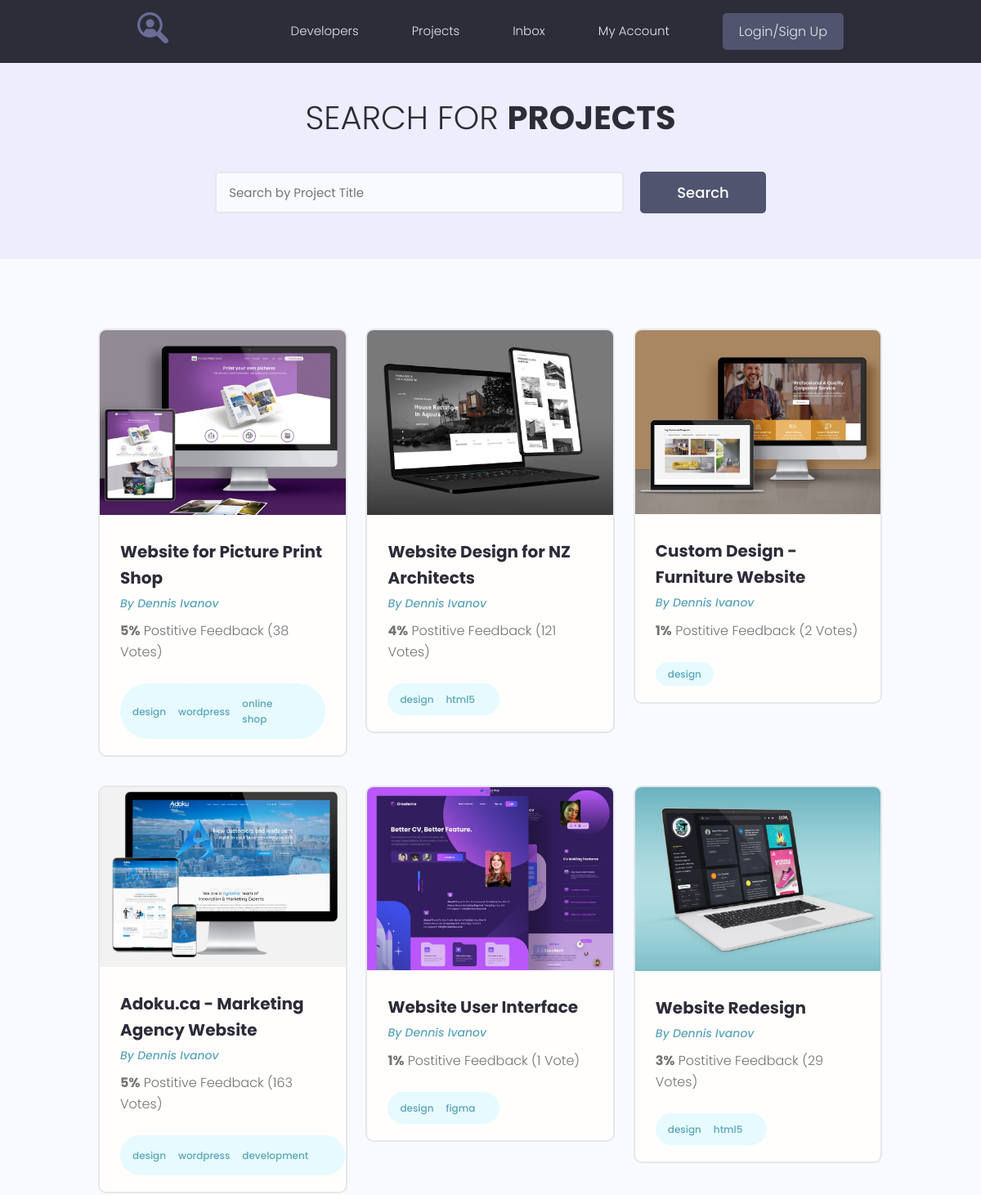
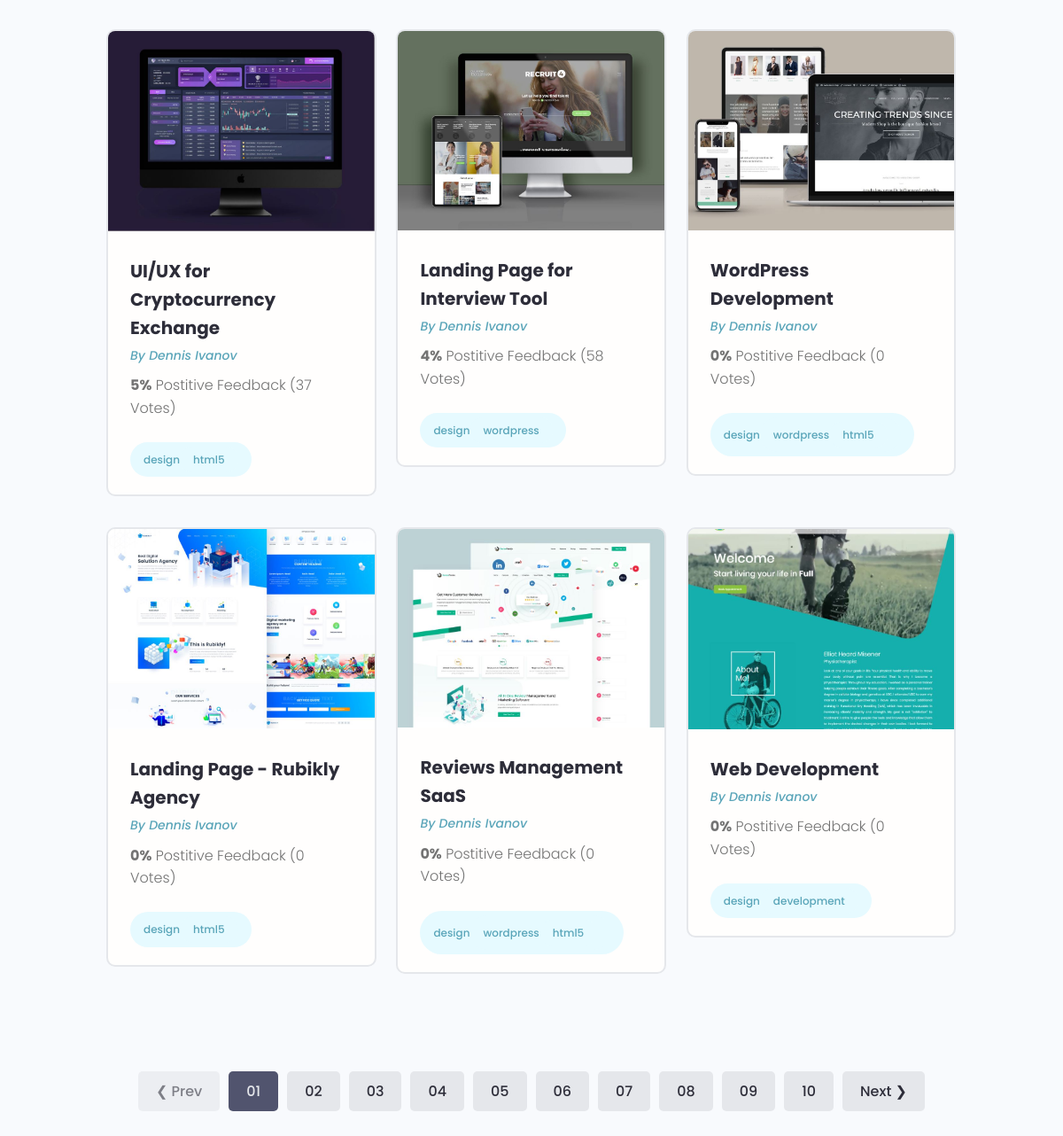
/projects/, run on the app's committed database (2 pictures, top to bottom).
### projects/models.py (models this page shows, shortened)
class Project(models.Model):
    owner = models.ForeignKey(Profile, on_delete=models.SET_NULL, null=True, blank=True)
    title = models.CharField(max_length=200)
    description = models.TextField(blank=True)
    featured_image = models.ImageField(upload_to="projects/%Y/%m/%d/", default="default.jpg")
    demo_link = models.CharField(max_length=2000, blank=True)
    source_link = models.CharField(max_length=2000, blank=True)
    tags = models.ManyToManyField('Tag', blank=True)
    vote_total = models.IntegerField(default=0)
    vote_rating = models.IntegerField(default=0)
    created = models.DateTimeField(auto_now_add=True)

class Tag(models.Model):
    name = models.CharField(max_length=200)
    created = models.DateTimeField(auto_now_add=True)
    def __str__(self):
        return self.name

### projects/views.py (the view)
# urls.py: path('projects/', include('projects.urls')),
def projects(request):
    pr = Project.objects.all()
    context = {
        'projects': pr
    }
    return render(request, 'projects/projects.html', context)

### projects/templates/projects/projects.html (shortened to what this page needs)
{% extends 'projects/base.html' %}
{% block content %}
  <main class="projects">
    <section class="hero-section text-center">
      <div class="container container--narrow">
        <div class="hero-section__box">
          <h2>Search for <span>Projects</span></h2>
        </div>
        <div class="hero-section__search">
          <form class="form" action="#" method="get">
            <div class="form__field">
              <input class="input input--text" id="formInput#search" type="text" name="text"
                placeholder="Search by Project Title" />
            </div>
            <input class="btn btn--sub btn--lg" type="submit" value="Search" />
          </form>
        </div>
      </div>
    </section>
    <section class="projectsList">
      <div class="container">
        <div class="grid grid--three">
          {% for project in projects %}
          <div class="column">
            <div class="card project">
              <a href="single-project.html" class="project">
                <img class="project__thumbnail" src="{{ project.featured_image.url }}" alt="project thumbnail" />
                <div class="card__body">
                  <h3 class="project__title">{{ project.title }}</h3>
                  <p><a class="project__author" href="profile.html">By Dennis Ivanov</a></p>
                  <p class="project--rating">
                    <span style="font-weight: bold;">{{ project.vote_rating }}%</span> Postitive
                    Feedback ({{ project.vote_total }} Vote{{ project.vote_total|pluralize:"s" }})
                  </p>
                  <div class="project__tags">
                    {% for tag in project.tags.all %}
                    <span class="tag tag--pill tag--main">
                      <small>{{ tag }}</small>
                      {% endfor %}
                    </span>
                  </div>
                </div>
              </a>
            </div>
          </div>
          {% endfor %}
        </div>
      </div>
    </section>
    <div class="pagination">
      <ul class="container">
        <li><a href="#" class="btn btn--disabled">&#10094; Prev</a></li>
        <li><a href="#" class="btn btn--sub">01</a></li>
        <li><a href="#" class="btn">02</a></li>
        <li><a href="#" class="btn">03</a></li>
        <li><a href="#" class="btn">04</a></li>
        <li><a href="#" class="btn">05</a></li>
        <li><a href="#" class="btn">06</a></li>
        <li><a href="#" class="btn">07</a></li>
        <li><a href="#" class="btn">08</a></li>
        <li><a href="#" class="btn">09</a></li>
        <li><a href="#" class="btn">10</a></li>
        <li><a href="#" class="btn">Next &#10095;</a></li>
      </ul>
    </div>
  </main>
{% endblock %}

### projects/static/styles/app.css (style rules this page uses)
:root { --color-sub: #2d2d39; }
.btn--sub { background-color: var(--color-sub-light); }
.card { border: 2px solid var(--color-light); }
img { width: 100%; }
.hero-section { height: 40vh; display: flex; align-items: center; background-color: var(--color-sub); }
.hero-section__box { margin-bottom: 4rem; }
.hero-section__box > h2, .hero-section__box > h2 > span { font-size: 4rem; color: var(--color-light); line-height: 1.3; text-transform: uppercase; }
.hero-section__box > h2 { font-weight: 300; }
.hero-section__box > h2 > span { font-weight: 700; }
.hero-section__search > .form { display: flex; align-items: center; justify-content: center; gap: 2rem; }
.hero-section__search > .form input.input--text { width: 50rem; }
.pagination { margin-top: 8rem; margin-bottom: 10rem; }
.pagination > ul { flex-wrap: wrap; list-style: none; display: flex; align-items: center; justify-content: center; gap: 1rem; }
.pagination .btn { color: var(--color-sub); }
.pagination .btn.btn--sub { color: var(--color-light); }
.project__author { font-size: 1.4rem; font-style: italic; }
.project--rating { margin-bottom: 1.6em; margin-top: .5em; }
.projects > .hero-section { background: var(--color-sub-lighter); height: 30vh; }
.projects .hero-section__box { margin-bottom: 2.5rem; }
.projects .hero-section__box > h2 { color: var(--color-sub); }
.projects .hero-section__box > h2 > span { font-weight: 700; color: var(--color-sub); }
.projectsList { margin-top: 8rem; }
.project__thumbnail { object-fit: cover; object-position: top center; width: 100%; }
.project__title { font-size: 2rem; font-weight: 700; color: var(--color-sub); }

### projects/static/uikit/styles/modules/_variables.css (style rules this page uses)
:root { --color-main: #5aa5b9; --color-main-light: #e6faff; --color-sub: #3f4156; --color-sub-light: #51546e; --color-sub-lighter: #ededfd; --color-text: #737373; --color-gray: #8b8b8b; --color-light: #e5e7eb; --color-light-gray: #767676; --color-bg: #f8fafd; --color-white: #fffefd; --color-white-light: #f3f3f3; --color-success: #359e64; --color-success-bg: #def8e8; --color-error: #fc4b0b; --color-error-bg: #fff2ee; --font-base: 'Poppins', arial, helvetica, 'Segoe UI', roboto, ubuntu, sans-serif; --font-monospace: 'Fira Code', 'Courier New', courier, monospace; --font-regular: 300; --font-medium: 500; --font-bold: 700; --generic-shadow: 1px 1px 5px #00000010; --generic-transition: all 0.3s ease-in-out; }

### projects/static/uikit/styles/modules/_base.css (style rules this page uses)
* { margin: 0; padding: 0; box-sizing: border-box; text-rendering: optimizeLegibility; color: inherit; font-size: inherit; }
html { font-size: 50%; }
@media only screen and (min-width: 480px) { html { font-size: 56.25%; } }
@media only screen and (min-width: 1200px) { html { font-size: 62.5%; } }
body { line-height: 1.6; font-weight: 400; font-size: 1.5rem; color: var(--color-text); background-color: var(--color-bg); min-height: 100vh; }

### projects/static/uikit/styles/modules/_typography.css (style rules this page uses)
* { font-family: var(--font-base); }
h2 { font-size: 3.6rem; font-weight: var(--font-bold); }
h3 { font-size: 3.2rem; font-weight: var(--font-medium); }
p, span, strong { font-size: 1.6rem; color: var(--color-text); font-weight: var(--font-regular); }
a { padding-bottom: 2px; text-decoration: none; display: inline-block; color: var(--color-main); font-weight: var(--font-medium); }

### projects/static/uikit/styles/modules/_utilities.css (style rules this page uses)
.container { width: 92%; max-width: 165rem; margin: 0 auto; box-sizing: border-box; }
.container--narrow { width: 92%; max-width: 120rem; }
@media screen and (min-width: 1000px) { .container { width: 90%; } }
@media screen and (min-width: 1000px) { .container--narrow { width: 85%; } }
@media screen and (min-width: 1200px) { .container { width: 80%; } }
@media screen and (min-width: 1200px) { .container--narrow { width: 72%; } }
.text-center { text-align: center; }

### projects/static/uikit/styles/modules/_button.css (style rules this page uses)
.btn { display: inline-block; position: relative; cursor: pointer; background-color: var(--color-light); font-weight: var(--font-medium); color: var(--color-sub); text-decoration: none; padding: 1rem 2rem; border-radius: 0.5rem; border: none; width: -webkit-fit-content; width: -moz-fit-content; width: fit-content; height: -webkit-fit-content; height: -moz-fit-content; height: fit-content; font-size: 1.6rem; outline-width: 0; outline-color: transparent; -webkit-backface-visibility: hidden; backface-visibility: hidden; transition: all 0.3s ease-in-out; }
.btn:disabled, .btn--disabled { cursor: not-allowed; opacity: 0.6; }
.btn--sub { background-color: var(--color-sub); color: var(--color-white); }
.btn--lg { font-size: 1.8rem; padding: 1.2rem 4.5rem; }

### data on the page
Project: featured_image (picture), title "Website for Picture Print Shop", vote_rating "5", vote_total "38"
Tag: name "design"
Tag: name "wordpress"
Tag: name "online shop"
Project: featured_image (picture), title "Website Design for NZ Architects", vote_rating "4", vote_total "121"
Tag: name "html5"
Project: featured_image (picture), title "Custom Design - Furniture Website", vote_rating "1", vote_total "2"
Project: featured_image (picture), title "Adoku.ca - Marketing Agency Website", vote_rating "5", vote_total "163"
Tag: name "development"
Project: featured_image (picture), title "Website User Interface", vote_rating "1", vote_total "1"
Tag: name "figma"
Project: featured_image (picture), title "Website Redesign", vote_rating "3", vote_total "29"
Project: featured_image (picture), title "UI/UX for Cryptocurrency Exchange", vote_rating "5", vote_total "37"
Project: featured_image (picture), title "Landing Page for Interview Tool", vote_rating "4", vote_total "58"
Project: featured_image (picture), title "WordPress Development", vote_rating "0", vote_total "0"
Project: featured_image (picture), title "Landing Page - Rubikly Agency", vote_rating "0", vote_total "0"
Project: featured_image (picture), title "Reviews Management SaaS", vote_rating "0", vote_total "0"
Project: featured_image (picture), title "Web Development", vote_rating "0", vote_total "0"
